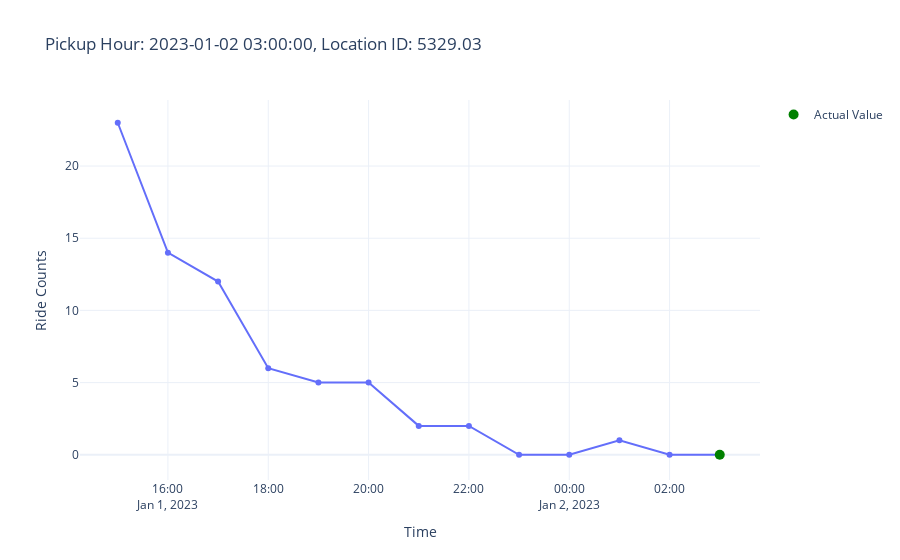

Notebook cell for this chart:
### Code cell
from src.plot_utils import plot_aggregated_time_series, plot_prediction
plot_aggregated_time_series(features, targets, row_id=100)  # or any other valid row ID

### Figure 1 — Plotly figure (JSON) as saved in the notebook; plotly's stock layout.template omitted (floating-point values rounded to 4 significant figures)
{"data": [{"hovertemplate": "Time=%{x}<br>Ride Counts=%{y}<extra></extra>", "legendgroup": "", "line": {"color": "#636efa", "dash": "solid"}, "marker": {"symbol": "circle"}, "mode": "lines+markers", "name": "", "orientation": "v", "showlegend": false, "type": "scatter", "x": ["2023-01-01T15:00:00", "2023-01-01T16:00:00", "2023-01-01T17:00:00", "2023-01-01T18:00:00", "2023-01-01T19:00:00", "2023-01-01T20:00:00", "2023-01-01T21:00:00", "2023-01-01T22:00:00", "2023-01-01T23:00:00", "2023-01-02T00:00:00", "2023-01-02T01:00:00", "2023-01-02T02:00:00", "2023-01-02T03:00:00"], "xaxis": "x", "y": [23, 14, 12, 6, 5, 5, 2, 2, 0, 0, 1, 0, 0], "yaxis": "y"}, {"line": {"color": "green"}, "marker": {"size": 10}, "mode": "markers", "name": "Actual Value", "type": "scatter", "x": ["2023-01-02T03:00:00"], "y": [0]}], "layout": {"legend": {"tracegroupgap": 0}, "title": {"text": "Pickup Hour: 2023-01-02 03:00:00, Location ID: 5329.03"}, "xaxis": {"anchor": "y", "domain": [0, 1], "title": {"text": "Time"}}, "yaxis": {"anchor": "x", "domain": [0, 1], "title": {"text": "Ride Counts"}}}}
